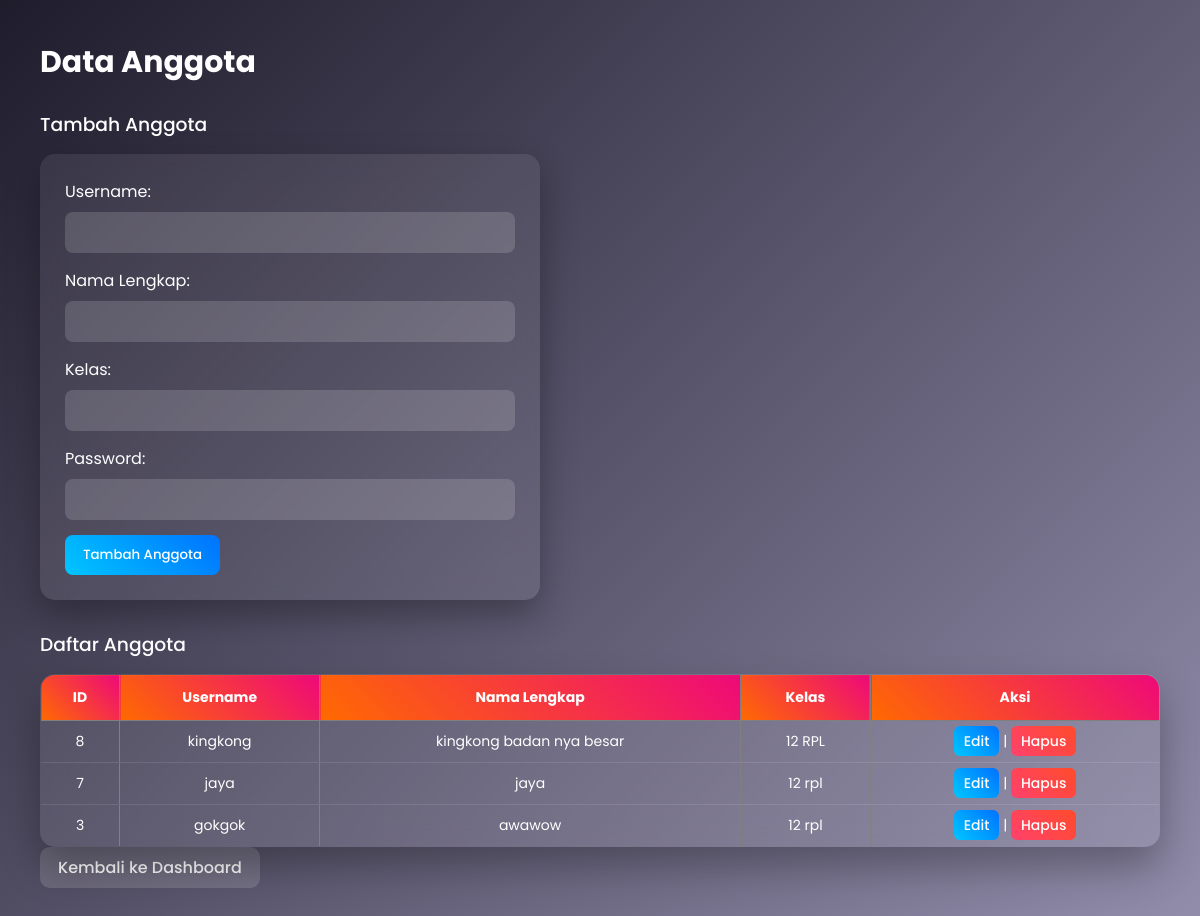
Page /admin/anggota.php (signed in) on the committed database.
### tables this page shows
CREATE TABLE `users` (
  `id_user` int NOT NULL,
  `username` varchar(50) NOT NULL,
  `password` varchar(255) NOT NULL,
  `nama_lengkap` varchar(100) NOT NULL,
  `role` enum('admin','siswa') NOT NULL,
  `kelas` varchar(20) DEFAULT NULL,
  `created_at` timestamp NULL DEFAULT CURRENT_TIMESTAMP
);

### admin/anggota.php (the view, shortened to what this page needs)
<?php
include "../config/database.php";
$result = $conn->query("SELECT * FROM users WHERE role='siswa' ORDER BY id_user DESC");
?>
<!DOCTYPE html>
<html>
<head>
    <link rel="stylesheet" href="../assets/css/admin_anggota.css">
</head>
<body>
<h2>Data Anggota</h2>
<h3>Tambah Anggota</h3>
<form method="POST" action="">
    Username: <input type="text" name="username" required><br>
    Nama Lengkap: <input type="text" name="nama_lengkap" required><br>
    Kelas: <input type="text" name="kelas" required><br>
    Password: <input type="password" name="password" required><br>
    <button type="submit" name="add">Tambah Anggota</button>
</form>
<h3>Daftar Anggota</h3>
<table border="1" cellpadding="5">
    <tr>
        <th>ID</th>
        <th>Username</th>
        <th>Nama Lengkap</th>
        <th>Kelas</th>
        <th>Aksi</th>
    </tr>
    <?php while($row = $result->fetch_assoc()): ?>
    <tr>
        <td><?= $row['id_user'] ?></td>
        <td><?= $row['username'] ?></td>
        <td><?= $row['nama_lengkap'] ?></td>
        <td><?= $row['kelas'] ?></td>
        <td>
            <a href="anggota_edit.php?id=<?= $row['id_user'] ?>">Edit</a> |
            <a href="anggota.php?delete=<?= $row['id_user'] ?>" onclick="return confirm('Hapus anggota?')">Hapus</a>
        </td>
    </tr>
    <?php endwhile; ?>
</table>
<p><a href="index.php">Kembali ke Dashboard</a></p>
</body>
</html>

### assets/css/admin_anggota.css (style rules this page uses)
* { margin: 0; padding: 0; box-sizing: border-box; font-family: 'Poppins', sans-serif; }
body { min-height: 100vh; background: linear-gradient(135deg, #1f1c2c, #928dab); padding: 40px; color: #fff; }
h2 { font-size: 30px; margin-bottom: 20px; }
h3 { margin: 25px 0 15px; font-weight: 500; }
form { background: rgba(255,255,255,0.08); backdrop-filter: blur(12px); padding: 25px; border-radius: 15px; box-shadow: 0 15px 35px rgba(0,0,0,0.3); margin-bottom: 30px; max-width: 500px; }
form input { width: 100%; padding: 10px 12px; margin: 8px 0 15px; border-radius: 8px; border: none; outline: none; font-size: 14px; background: rgba(255,255,255,0.15); color: #fff; }
form button { padding: 10px 18px; border-radius: 8px; border: none; cursor: pointer; font-weight: 500; background: linear-gradient(45deg, #00c6ff, #0072ff); color: #fff; transition: 0.3s ease; }
table { width: 100%; border-collapse: collapse; background: rgba(255,255,255,0.08); backdrop-filter: blur(12px); border-radius: 15px; overflow: hidden; box-shadow: 0 20px 40px rgba(0,0,0,0.3); }
table th { background: linear-gradient(45deg, #ff6a00, #ee0979); padding: 12px; text-align: center; font-size: 14px; }
table td { padding: 10px; text-align: center; font-size: 14px; border-bottom: 1px solid rgba(255,255,255,0.1); }
table a { text-decoration: none; font-weight: 500; padding: 5px 10px; border-radius: 6px; transition: 0.3s; }
table a[href*="edit"] { background: linear-gradient(45deg, #00c6ff, #0072ff); color: #fff; }
table a[href*="delete"] { background: linear-gradient(45deg, #ff416c, #ff4b2b); color: #fff; }
p a { display: inline-block; padding: 8px 18px; border-radius: 10px; text-decoration: none; font-weight: 500; background: rgba(255,255,255,0.15); color: #fff; transition: 0.3s; }

### rows in the picture
users: id_user "8", username "kingkong", nama_lengkap "kingkong badan nya besar", kelas "12 RPL"
users: id_user "7", username "jaya", nama_lengkap "jaya", kelas "12 rpl"
users: id_user "3", username "gokgok", nama_lengkap "awawow", kelas "12 rpl"
